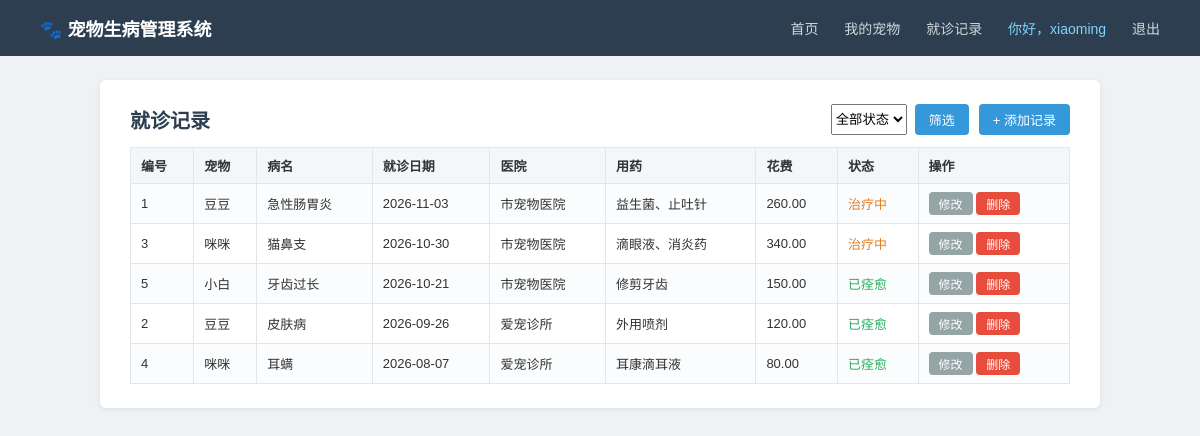
The app's page /record/ (signed in) with its own data.
### pets/models.py (models this page shows, shortened)
class SicknessRecord(models.Model):
    STATUS_CHOICES = (
        ('治疗中', '治疗中'),
        ('已痊愈', '已痊愈'),
    )
    pet = models.ForeignKey(Pet, on_delete=models.CASCADE, verbose_name='宠物')
    disease = models.CharField('病名', max_length=30)
    symptom = models.TextField('症状描述', blank=True)
    visit_date = models.DateField('就诊日期')
    hospital = models.CharField('就诊医院', max_length=50, blank=True)
    medicine = models.CharField('用药', max_length=100, blank=True)
    cost = models.DecimalField('花费(元)', max_digits=8, decimal_places=2, default=0)
    status = models.CharField('治疗状态', max_length=10,
                              choices=STATUS_CHOICES, default='治疗中')
    created = models.DateTimeField('记录时间', auto_now_add=True)
    class Meta:
        db_table = 'sickness_record'
        verbose_name = '就诊记录'
        verbose_name_plural = verbose_name
        ordering = ['-visit_date', '-id']

class Pet(models.Model):
    SPECIES_CHOICES = (
        ('猫', '猫'),
        ('狗', '狗'),
        ('兔', '兔'),
        ('其他', '其他'),
    )
    GENDER_CHOICES = (
        ('公', '公'),
        ('母', '母'),
    )
    owner = models.ForeignKey(User, on_delete=models.CASCADE, verbose_name='主人')
    name = models.CharField('宠物名', max_length=20)
    species = models.CharField('种类', max_length=10, choices=SPECIES_CHOICES, default='猫')
    gender = models.CharField('性别', max_length=2, choices=GENDER_CHOICES, default='公')
    age = models.PositiveIntegerField('年龄(岁)', default=1)
    weight = models.DecimalField('体重(kg)', max_digits=5, decimal_places=2, default=0)
    created = models.DateTimeField('录入时间', auto_now_add=True)
    class Meta:
        db_table = 'pet'
        verbose_name = '宠物'
        verbose_name_plural = verbose_name
        ordering = ['-created']

### pets/views.py (the view)
# urls.py: path('record/', views.record_list, name='record_list'),
@login_required
def record_list(request):
    status = request.GET.get('status', '')
    records = SicknessRecord.objects.filter(pet__owner=request.user)
    if status:
        records = records.filter(status=status)
    return render(request, 'pets/record_list.html',
                  {'records': records, 'status': status})

### templates/pets/record_list.html (shortened to what this page needs)
{% extends 'base.html' %}
{% block content %}
<div class="toolbar">
    <h1 style="margin:0">就诊记录</h1>
    <div style="display:flex; gap:10px; align-items:center;">
        <form method="get" action="{% url 'record_list' %}">
            <select name="status">
                <option value="">全部状态</option>
            </select>
            <button class="btn" type="submit">筛选</button>
        </form>
        <a class="btn" href="{% url 'record_add' %}">+ 添加记录</a>
    </div>
</div>
<table>
    <tr>
        <th>编号</th><th>宠物</th><th>病名</th><th>就诊日期</th>
        <th>医院</th><th>用药</th><th>花费</th><th>状态</th><th>操作</th>
    </tr>
    {% for r in records %}
        <tr>
            <td>{{ r.id }}</td>
            <td>{{ r.pet.name }}</td>
            <td>{{ r.disease }}</td>
            <td>{{ r.visit_date|date:"Y-m-d" }}</td>
            <td>{{ r.hospital|default:"—" }}</td>
            <td>{{ r.medicine|default:"—" }}</td>
            <td>{{ r.cost }}</td>
            <td>
                {% if r.status == '治疗中' %}
                    <span class="status-sick">治疗中</span>
                {% else %}
                    <span class="status-cured">已痊愈</span>
                {% endif %}
            </td>
            <td>
                <a class="btn btn-sm btn-gray" href="{% url 'record_edit' r.id %}">修改</a>
                <a class="btn btn-sm btn-danger" href="{% url 'record_delete' r.id %}">删除</a>
            </td>
        </tr>
    {% empty %}
        <tr><td colspan="9" class="empty">还没有就诊记录</td></tr>
    {% endfor %}
</table>
{% endblock %}

### templates/base.html (shortened to what this page needs)
{% load static %}
<!DOCTYPE html>
<html lang="zh-CN">
<head>
    <link rel="stylesheet" href="{% static 'css/style.css' %}">
</head>
<body>
<div class="navbar">
    <span class="brand">🐾 宠物生病管理系统</span>
    <div>
        {% if user.is_authenticated %}
            <a href="{% url 'index' %}">首页</a>
            <a href="{% url 'pet_list' %}">我的宠物</a>
            <a href="{% url 'record_list' %}">就诊记录</a>
            <span class="user">你好，{{ user.username }}</span>
            <a href="{% url 'logout' %}">退出</a>
        {% else %}
            <a href="{% url 'login' %}">登录</a>
            <a href="{% url 'register' %}">注册</a>
        {% endif %}
    </div>
</div>
{% block body %}
<div class="container">
    {% block content %}{% endblock %}
</div>
{% endblock %}
</body>
</html>

### static/css/style.css (style rules this page uses)
* { box-sizing: border-box; }
body { margin: 0; font-family: "Microsoft YaHei", "微软雅黑", Arial, sans-serif; background: #eef2f5; color: #333; font-size: 14px; }
.navbar { background: #2c3e50; height: 56px; display: flex; align-items: center; justify-content: space-between; padding: 0 40px; }
.navbar .brand { color: #fff; font-size: 18px; font-weight: bold; }
.navbar a { color: #cfd8dc; text-decoration: none; margin-left: 22px; font-size: 14px; }
.navbar .user { color: #81d4fa; margin-left: 22px; }
.container { max-width: 1000px; margin: 24px auto; background: #fff; border-radius: 6px; padding: 24px 30px; box-shadow: 0 1px 6px rgba(0, 0, 0, .08); }
h1 { font-size: 20px; margin: 0 0 18px; color: #2c3e50; }
table { width: 100%; border-collapse: collapse; margin-top: 6px; }
th, td { border: 1px solid #e0e6ea; padding: 8px 10px; font-size: 13px; text-align: left; }
th { background: #f4f7f9; font-weight: bold; }
tr:nth-child(even) td { background: #fbfcfd; }
.btn { display: inline-block; padding: 6px 14px; background: #3498db; color: #fff; border: none; border-radius: 4px; text-decoration: none; font-size: 13px; cursor: pointer; }
.btn-gray { background: #95a5a6; }
.btn-danger { background: #e74c3c; }
.btn-sm { padding: 3px 10px; font-size: 12px; }
.toolbar { display: flex; justify-content: space-between; align-items: center; margin-bottom: 12px; }
.toolbar form { display: flex; gap: 8px; }
.status-sick { color: #e67e22; }
.status-cured { color: #27ae60; }

### records on screen
SicknessRecord: id "1", pet.name "豆豆", disease "急性肠胃炎", visit_date "2026-11-03", hospital "市宠物医院", medicine "益生菌、止吐针", cost "260.00", status "治疗中"
SicknessRecord: id "3", pet.name "咪咪", disease "猫鼻支", visit_date "2026-10-30", hospital "市宠物医院", medicine "滴眼液、消炎药", cost "340.00", status "治疗中"
SicknessRecord: id "5", pet.name "小白", disease "牙齿过长", visit_date "2026-10-21", hospital "市宠物医院", medicine "修剪牙齿", cost "150.00", status "已痊愈"
SicknessRecord: id "2", pet.name "豆豆", disease "皮肤病", visit_date "2026-09-26", hospital "爱宠诊所", medicine "外用喷剂", cost "120.00", status "已痊愈"
SicknessRecord: id "4", pet.name "咪咪", disease "耳螨", visit_date "2026-08-07", hospital "爱宠诊所", medicine "耳康滴耳液", cost "80.00", status "已痊愈"

### other values on screen
{{ user.username }} "xiaoming"
